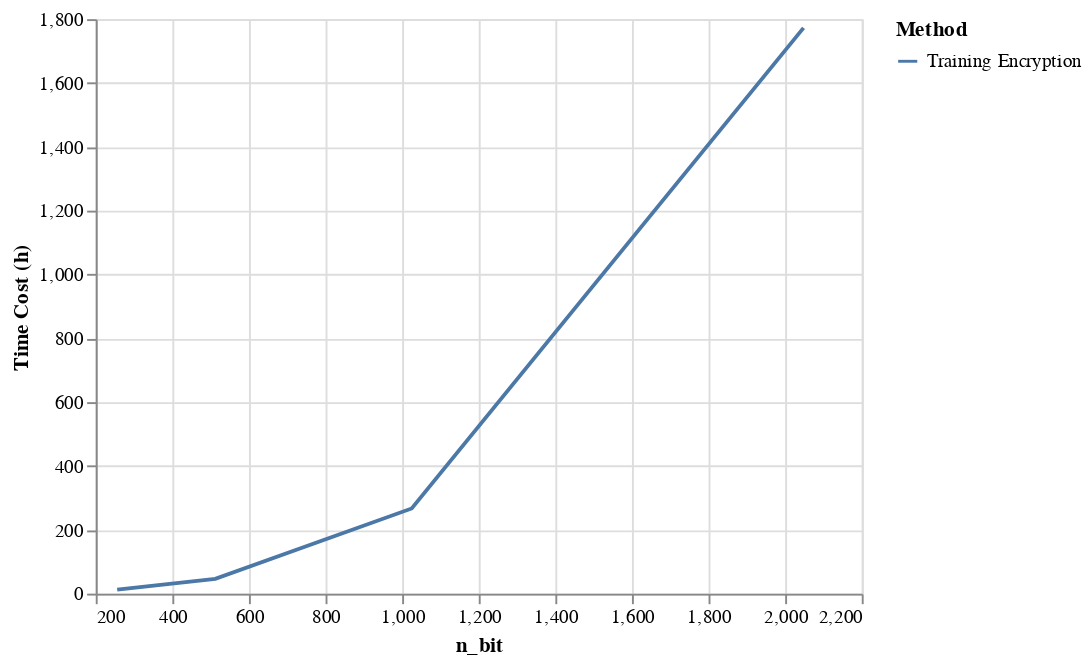

Write notebook code for a chart like this one.
### Code cell
df_enc = pd.DataFrame({
    "n_bit": [2048, 1025, 512, 256],
    "Time Cost (h)": [245.44*1000*26/60/60, 36.96*1000*26/60/60, 63.94*100*26/60/60, 17.68*100*26/60/60],
    "Method": np.repeat(" Training Encryption", 4),
})
alt.Chart(pd.concat([df_fuck])).mark_line().encode(
    x = "n_bit",
    y = "Time Cost (h)",
    color = "Method"
)
# n_bit=np.log2([2048, 1025, 512, 256])

# total_time_cost=[245.44*1000*26/60/60, 36.96*1000*26/60/60, 63.94*100*26/60/60, 17.68*100*26/60/60]
# plt.xlabel('log2(n_bit)')
# plt.ylabel('time cost (hrs)')
# plt.plot(n_bit, total_time_cost, 'bo--')

### Figure 1 — Vega-Lite specification as saved in the notebook (floating-point values rounded to 4 significant figures)
{"config": {"view": {"continuousWidth": 400, "continuousHeight": 300}}, "data": {"name": "data-ead018d11810b4a7a80a03b9f0765187"}, "mark": "line", "encoding": {"color": {"type": "nominal", "field": "Method"}, "x": {"type": "quantitative", "field": "n_bit"}, "y": {"type": "quantitative", "field": "Time Cost (h)"}}, "$schema": "https://vega.github.io/schema/vega-lite/v4.8.1.json", "datasets": {"data-ead018d11810b4a7a80a03b9f0765187": [{"n_bit": 2048, "Time Cost (h)": 1773.0, "Method": " Training Encryption"}, {"n_bit": 1025, "Time Cost (h)": 266.9, "Method": " Training Encryption"}, {"n_bit": 512, "Time Cost (h)": 46.18, "Method": " Training Encryption"}, {"n_bit": 256, "Time Cost (h)": 12.77, "Method": " Training Encryption"}]}}
